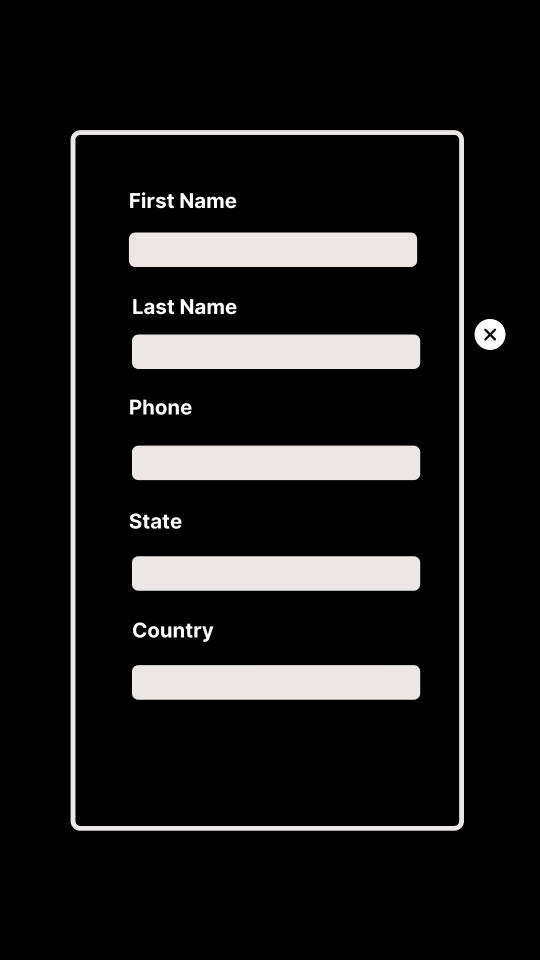
#> input picture Query.png, 1080 x 1920 px (shown at 1/2 size)
$ python RegionSelector.py
#> lines starting #> are read from the running program, lines starting #| are printed output that depends on the picture
import cv2
import random

scale = 0.5
circles=[]
counter=0
counter2=0
print1=[]
print2=[]
myPoints=[]
myColor=[]

def mousePoints(event,x,y,flags,params):
    global counter,point1,point2,counter2,circles,myColor
    if event == cv2.EVENT_LBUTTONDOWN:
        if counter==0:
            point1=int(x//scale),int(y//scale);
            counter +=1
            myColor=(random.randint(0,2)*200,random.randint(0,2)*200,random.randint(0,200)*200 )
        elif counter ==1:
            point2=int(x//scale),int(y//scale)
            type=input("Enter Type")
            name=input("Enter Name")
            myPoints.append([point1,point2,type,name])
            counter=0
            circles.append(([x,y,myColor]))
            counter2 +=1


img = cv2.imread('Query.png')
#> img is the input picture: shape (1920, 1080, 3); mean B, G, R 28, 28.4, 28.9
img = cv2.resize(img,(0,0), None,scale,scale)
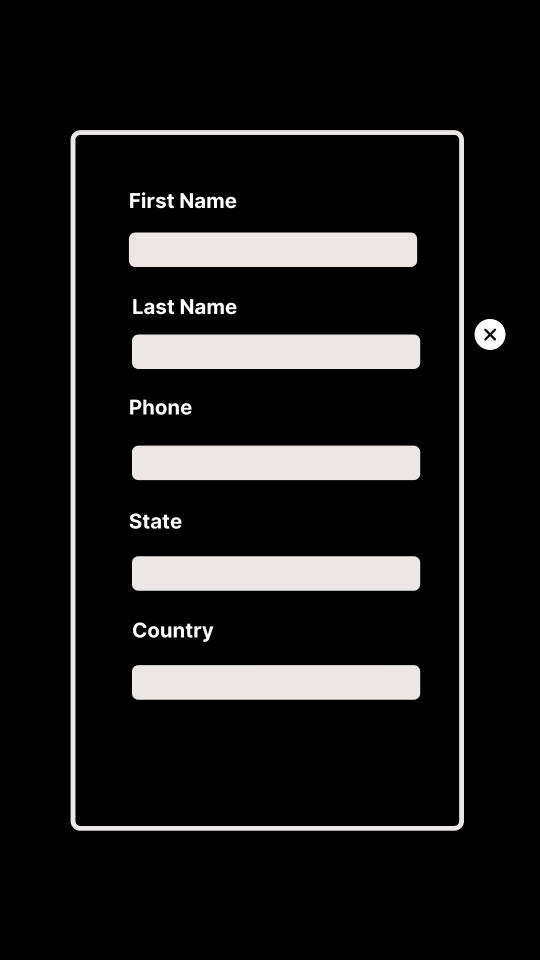
#> img: shape (960, 540, 3); mean B, G, R 28, 28.4, 28.9
# img = cv2.resize(img, (w // 3, h // 3))

while True:
    # To display points
    for x,y,color in circles:
        cv2.circle(img,(x,y),3,color,cv2.FILLED)
    cv2.imshow("Original Image",img)
    cv2.setMouseCallback("Original Image", mousePoints)
    if cv2.waitKey(1) & 0xFF == ord('s'):
#> (key Esc is pressed here)
        print(myPoints)
        break
